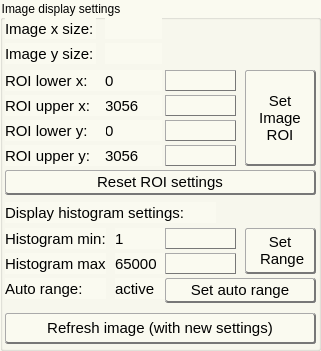
   <widget class="QGroupBox" name="groupBox_3">
    <property name="geometry">
     <rect>
      <x>10</x>
      <y>296</y>
      <width>321</width>
      <height>351</height>
     </rect>
    </property>
    <property name="styleSheet">
     <string notr="true">background-color: rgb(250, 250, 240);</string>
    </property>
    <property name="title">
     <string>Image display settings</string>
    </property>
    <widget class="QLabel" name="label_roiyhigh_2">
     <property name="geometry">
      <rect>
       <x>5</x>
       <y>145</y>
       <width>101</width>
       <height>21</height>
      </rect>
     </property>
     <property name="font">
      <font>
       <family>Arial</family>
       <pointsize>11</pointsize>
      </font>
     </property>
     <property name="text">
      <string>ROI upper y:</string>
     </property>
    </widget>
    <widget class="QLabel" name="label_imageroixhigh">
     <property name="geometry">
      <rect>
       <x>105</x>
       <y>95</y>
       <width>57</width>
       <height>21</height>
      </rect>
     </property>
     <property name="font">
      <font>
       <family>Arial</family>
       <pointsize>11</pointsize>
      </font>
     </property>
     <property name="text">
      <string>3056</string>
     </property>
    </widget>
    <widget class="QPushButton" name="but_ResetImageRoi">
     <property name="geometry">
      <rect>
       <x>5</x>
       <y>170</y>
       <width>311</width>
       <height>25</height>
      </rect>
     </property>
     <property name="font">
      <font>
       <family>Arial</family>
       <pointsize>11</pointsize>
      </font>
     </property>
     <property name="styleSheet">
      <string notr="true">border: solid;

border-bottom-color: #777777;
border-bottom-width: 2px;

border-right-color:#777777;
border-right-width: 2px;

border-top-color:#AAAAAA;
border-top-width: 1px;

border-left-color:#AAAAAA;
border-left-width: 1px;

border-radius: 3px;
padding: 1px;
 background: qlineargradient(x1: 0, y1: 0, x2: 0, y2: 1,
                                 stop: 0 #fafafa, stop: 0.4 #f4f4f4,
                                 stop: 0.5 #e7e7e7, stop: 1.0 #fafafa);</string>
     </property>
     <property name="text">
      <string>Reset ROI settings</string>
     </property>
    </widget>
    <widget class="QLabel" name="label_imageroiyhigh">
     <property name="geometry">
      <rect>
       <x>105</x>
       <y>145</y>
       <width>57</width>
       <height>21</height>
      </rect>
     </property>
     <property name="font">
      <font>
       <family>Arial</family>
       <pointsize>11</pointsize>
      </font>
     </property>
     <property name="text">
      <string>3056</string>
     </property>
    </widget>
    <widget class="QLabel" name="label_currentimageysize">
     <property name="geometry">
      <rect>
       <x>105</x>
       <y>43</y>
       <width>57</width>
       <height>21</height>
      </rect>
     </property>
     <property name="font">
      <font>
       <family>Arial</family>
       <pointsize>11</pointsize>
      </font>
     </property>
     <property name="text">
      <string/>
     </property>
    </widget>
    <widget class="QLineEdit" name="io_imageroiylow">
     <property name="geometry">
      <rect>
       <x>165</x>
       <y>120</y>
       <width>71</width>
       <height>21</height>
      </rect>
     </property>
     <property name="sizePolicy">
      <sizepolicy hsizetype="Fixed" vsizetype="Fixed">
       <horstretch>0</horstretch>
       <verstretch>0</verstretch>
      </sizepolicy>
     </property>
     <property name="font">
      <font>
       <family>Arial</family>
       <pointsize>11</pointsize>
      </font>
     </property>
     <property name="styleSheet">
      <string notr="true">border: solid;

border-bottom-color: #777777;
border-bottom-width: 1px;

border-right-color:#777777;
border-right-width: 1px;

border-top-color:#AAAAAA;
border-top-width: 1px;

border-left-color:#AAAAAA;
border-left-width: 1px;

 background: qlineargradient(x1: 0, y1: 0, x2: 0, y2: 1,
                                 stop: 0 #fafafa, stop: 0.4 #f4f4f4,
                                 stop: 0.5 #e7e7e7, stop: 1.0 #fafafa);</string>
     </property>
     <property name="text">
      <string/>
     </property>
    </widget>
    <widget class="QLabel" name="label_roixlow_2">
     <property name="geometry">
      <rect>
       <x>5</x>
       <y>70</y>
       <width>101</width>
       <height>21</height>
      </rect>
     </property>
     <property name="font">
      <font>
       <family>Arial</family>
       <pointsize>11</pointsize>
      </font>
     </property>
     <property name="text">
      <string>ROI lower x:</string>
     </property>
    </widget>
    <widget class="QLabel" name="label_imageysize_2">
     <property name="geometry">
      <rect>
       <x>5</x>
       <y>43</y>
       <width>91</width>
       <height>21</height>
      </rect>
     </property>
     <property name="font">
      <font>
       <family>Arial</family>
       <pointsize>11</pointsize>
      </font>
     </property>
     <property name="text">
      <string>Image y size:</string>
     </property>
    </widget>
    <widget class="QLineEdit" name="io_imageroixlow">
     <property name="geometry">
      <rect>
       <x>165</x>
       <y>70</y>
       <width>71</width>
       <height>21</height>
      </rect>
     </property>
     <property name="sizePolicy">
      <sizepolicy hsizetype="Fixed" vsizetype="Fixed">
       <horstretch>0</horstretch>
       <verstretch>0</verstretch>
      </sizepolicy>
     </property>
     <property name="font">
      <font>
       <family>Arial</family>
       <pointsize>11</pointsize>
      </font>
     </property>
     <property name="styleSheet">
      <string notr="true">border: solid;

border-bottom-color: #777777;
border-bottom-width: 1px;

border-right-color:#777777;
border-right-width: 1px;

border-top-color:#AAAAAA;
border-top-width: 1px;

border-left-color:#AAAAAA;
border-left-width: 1px;

 background: qlineargradient(x1: 0, y1: 0, x2: 0, y2: 1,
                                 stop: 0 #fafafa, stop: 0.4 #f4f4f4,
                                 stop: 0.5 #e7e7e7, stop: 1.0 #fafafa);</string>
     </property>
     <property name="text">
      <string/>
     </property>
    </widget>
    <widget class="QLabel" name="label_imageroiylow">
     <property name="geometry">
      <rect>
       <x>105</x>
       <y>120</y>
       <width>57</width>
       <height>21</height>
      </rect>
     </property>
     <property name="font">
      <font>
       <family>Arial</family>
       <pointsize>11</pointsize>
      </font>
     </property>
     <property name="text">
      <string>0</string>
     </property>
    </widget>
    <widget class="QLabel" name="label_roixhigh_2">
     <property name="geometry">
      <rect>
       <x>5</x>
       <y>95</y>
       <width>101</width>
       <height>21</height>
      </rect>
     </property>
     <property name="font">
      <font>
       <family>Arial</family>
       <pointsize>11</pointsize>
      </font>
     </property>
     <property name="text">
      <string>ROI upper x:</string>
     </property>
    </widget>
    <widget class="QLabel" name="label_imageroixlow">
     <property name="geometry">
      <rect>
       <x>105</x>
       <y>70</y>
       <width>57</width>
       <height>21</height>
      </rect>
     </property>
     <property name="font">
      <font>
       <family>Arial</family>
       <pointsize>11</pointsize>
      </font>
     </property>
     <property name="text">
      <string>0</string>
     </property>
    </widget>
    <widget class="QLabel" name="label_currentimagexsize">
     <property name="geometry">
      <rect>
       <x>105</x>
       <y>18</y>
       <width>57</width>
       <height>21</height>
      </rect>
     </property>
     <property name="font">
      <font>
       <family>Arial</family>
       <pointsize>11</pointsize>
      </font>
     </property>
     <property name="text">
      <string/>
     </property>
    </widget>
    <widget class="QLabel" name="label_imagexsize_2">
     <property name="geometry">
      <rect>
       <x>5</x>
       <y>18</y>
       <width>91</width>
       <height>21</height>
      </rect>
     </property>
     <property name="font">
      <font>
       <family>Arial</family>
       <pointsize>11</pointsize>
      </font>
     </property>
     <property name="text">
      <string>Image x size:</string>
     </property>
    </widget>
    <widget class="QPushButton" name="but_SetImageRoi">
     <property name="geometry">
      <rect>
       <x>245</x>
       <y>70</y>
       <width>71</width>
       <height>96</height>
      </rect>
     </property>
     <property name="font">
      <font>
       <family>Arial</family>
       <pointsize>11</pointsize>
      </font>
     </property>
     <property name="styleSheet">
      <string notr="true">border: solid;

border-bottom-color: #777777;
border-bottom-width: 2px;

border-right-color:#777777;
border-right-width: 2px;

border-top-color:#AAAAAA;
border-top-width: 1px;

border-left-color:#AAAAAA;
border-left-width: 1px;

border-radius: 3px;
padding: 1px;
 background: qlineargradient(x1: 0, y1: 0, x2: 0, y2: 1,
                                 stop: 0 #fafafa, stop: 0.4 #f4f4f4,
                                 stop: 0.5 #e7e7e7, stop: 1.0 #fafafa);</string>
     </property>
     <property name="text">
      <string>Set
Image
ROI</string>
     </property>
    </widget>
    <widget class="QLineEdit" name="io_imageroixhigh">
     <property name="geometry">
      <rect>
       <x>165</x>
       <y>95</y>
       <width>71</width>
       <height>21</height>
      </rect>
     </property>
     <property name="sizePolicy">
      <sizepolicy hsizetype="Fixed" vsizetype="Fixed">
       <horstretch>0</horstretch>
       <verstretch>0</verstretch>
      </sizepolicy>
     </property>
     <property name="font">
      <font>
       <family>Arial</family>
       <pointsize>11</pointsize>
      </font>
     </property>
     <property name="styleSheet">
      <string notr="true">border: solid;

border-bottom-color: #777777;
border-bottom-width: 1px;

border-right-color:#777777;
border-right-width: 1px;

border-top-color:#AAAAAA;
border-top-width: 1px;

border-left-color:#AAAAAA;
border-left-width: 1px;

 background: qlineargradient(x1: 0, y1: 0, x2: 0, y2: 1,
                                 stop: 0 #fafafa, stop: 0.4 #f4f4f4,
                                 stop: 0.5 #e7e7e7, stop: 1.0 #fafafa);</string>
     </property>
     <property name="text">
      <string/>
     </property>
    </widget>
    <widget class="QLineEdit" name="io_imageroiyhigh">
     <property name="geometry">
      <rect>
       <x>165</x>
       <y>145</y>
       <width>71</width>
       <height>21</height>
      </rect>
     </property>
     <property name="sizePolicy">
      <sizepolicy hsizetype="Fixed" vsizetype="Fixed">
       <horstretch>0</horstretch>
       <verstretch>0</verstretch>
      </sizepolicy>
     </property>
     <property name="font">
      <font>
       <family>Arial</family>
       <pointsize>11</pointsize>
      </font>
     </property>
     <property name="styleSheet">
      <string notr="true">border: solid;

border-bottom-color: #777777;
border-bottom-width: 1px;

border-right-color:#777777;
border-right-width: 1px;

border-top-color:#AAAAAA;
border-top-width: 1px;

border-left-color:#AAAAAA;
border-left-width: 1px;

 background: qlineargradient(x1: 0, y1: 0, x2: 0, y2: 1,
                                 stop: 0 #fafafa, stop: 0.4 #f4f4f4,
                                 stop: 0.5 #e7e7e7, stop: 1.0 #fafafa);</string>
     </property>
     <property name="text">
      <string/>
     </property>
    </widget>
    <widget class="QLabel" name="label_roiylow_2">
     <property name="geometry">
      <rect>
       <x>5</x>
       <y>120</y>
       <width>101</width>
       <height>21</height>
      </rect>
     </property>
     <property name="font">
      <font>
       <family>Arial</family>
       <pointsize>11</pointsize>
      </font>
     </property>
     <property name="text">
      <string>ROI lower y:</string>
     </property>
    </widget>
    <widget class="QLabel" name="label_currenthistautorange">
     <property name="geometry">
      <rect>
       <x>115</x>
       <y>278</y>
       <width>51</width>
       <height>21</height>
      </rect>
     </property>
     <property name="palette">
      <palette>
       <active>
        <colorrole role="Button">
         <brush brushstyle="SolidPattern">
          <color alpha="255">
           <red>250</red>
           <green>250</green>
           <blue>240</blue>
          </color>
         </brush>
        </colorrole>
        <colorrole role="Text">
         <brush brushstyle="SolidPattern">
          <color alpha="255">
           <red>255</red>
           <green>0</green>
           <blue>0</blue>
          </color>
         </brush>
        </colorrole>
        <colorrole role="Base">
         <brush brushstyle="SolidPattern">
          <color alpha="255">
           <red>250</red>
           <green>250</green>
           <blue>240</blue>
          </color>
         </brush>
        </colorrole>
        <colorrole role="Window">
         <brush brushstyle="SolidPattern">
          <color alpha="255">
           <red>250</red>
           <green>250</green>
           <blue>240</blue>
          </color>
         </brush>
        </colorrole>
       </active>
       <inactive>
        <colorrole role="Button">
         <brush brushstyle="SolidPattern">
          <color alpha="255">
           <red>250</red>
           <green>250</green>
           <blue>240</blue>
          </color>
         </brush>
        </colorrole>
        <colorrole role="Text">
         <brush brushstyle="SolidPattern">
          <color alpha="255">
           <red>255</red>
           <green>0</green>
           <blue>0</blue>
          </color>
         </brush>
        </colorrole>
        <colorrole role="Base">
         <brush brushstyle="SolidPattern">
          <color alpha="255">
           <red>250</red>
           <green>250</green>
           <blue>240</blue>
          </color>
         </brush>
        </colorrole>
        <colorrole role="Window">
         <brush brushstyle="SolidPattern">
          <color alpha="255">
           <red>250</red>
           <green>250</green>
           <blue>240</blue>
          </color>
         </brush>
        </colorrole>
       </inactive>
       <disabled>
        <colorrole role="Button">
         <brush brushstyle="SolidPattern">
          <color alpha="255">
           <red>250</red>
           <green>250</green>
           <blue>240</blue>
          </color>
         </brush>
        </colorrole>
        <colorrole role="Text">
         <brush brushstyle="SolidPattern">
          <color alpha="255">
           <red>120</red>
           <green>120</green>
           <blue>120</blue>
          </color>
         </brush>
        </colorrole>
        <colorrole role="Base">
         <brush brushstyle="SolidPattern">
          <color alpha="255">
           <red>250</red>
           <green>250</green>
           <blue>240</blue>
          </color>
         </brush>
        </colorrole>
        <colorrole role="Window">
         <brush brushstyle="SolidPattern">
          <color alpha="255">
           <red>250</red>
           <green>250</green>
           <blue>240</blue>
          </color>
         </brush>
        </colorrole>
       </disabled>
      </palette>
     </property>
     <property name="font">
      <font>
       <family>Arial</family>
       <pointsize>11</pointsize>
      </font>
     </property>
     <property name="styleSheet">
      <string notr="true"/>
     </property>
     <property name="text">
      <string>active</string>
     </property>
    </widget>
    <widget class="QPushButton" name="but_SetHist">
     <property name="geometry">
      <rect>
       <x>245</x>
       <y>228</y>
       <width>71</width>
       <height>46</height>
      </rect>
     </property>
     <property name="font">
      <font>
       <family>Arial</family>
       <pointsize>11</pointsize>
      </font>
     </property>
     <property name="styleSheet">
      <string notr="true">border: solid;

border-bottom-color: #777777;
border-bottom-width: 2px;

border-right-color:#777777;
border-right-width: 2px;

border-top-color:#AAAAAA;
border-top-width: 1px;

border-left-color:#AAAAAA;
border-left-width: 1px;

border-radius: 3px;
padding: 1px;
 background: qlineargradient(x1: 0, y1: 0, x2: 0, y2: 1,
                                 stop: 0 #fafafa, stop: 0.4 #f4f4f4,
                                 stop: 0.5 #e7e7e7, stop: 1.0 #fafafa);</string>
     </property>
     <property name="text">
      <string>Set
 Range</string>
     </property>
    </widget>
    <widget class="QLabel" name="label_histmin">
     <property name="geometry">
      <rect>
       <x>5</x>
       <y>228</y>
       <width>101</width>
       <height>21</height>
      </rect>
     </property>
     <property name="font">
      <font>
       <family>Arial</family>
       <pointsize>11</pointsize>
      </font>
     </property>
     <property name="text">
      <string>Histogram min:</string>
     </property>
    </widget>
    <widget class="QLabel" name="label_currenthistmin">
     <property name="geometry">
      <rect>
       <x>115</x>
       <y>228</y>
       <width>57</width>
       <height>21</height>
      </rect>
     </property>
     <property name="font">
      <font>
       <family>Arial</family>
       <pointsize>11</pointsize>
      </font>
     </property>
     <property name="text">
      <string>1</string>
     </property>
    </widget>
    <widget class="QLabel" name="label_histogramheader">
     <property name="geometry">
      <rect>
       <x>5</x>
       <y>202</y>
       <width>211</width>
       <height>21</height>
      </rect>
     </property>
     <property name="font">
      <font>
       <family>Arial</family>
       <pointsize>11</pointsize>
      </font>
     </property>
     <property name="text">
      <string>Display histogram settings:</string>
     </property>
    </widget>
    <widget class="QLineEdit" name="io_histmax">
     <property name="geometry">
      <rect>
       <x>165</x>
       <y>253</y>
       <width>71</width>
       <height>21</height>
      </rect>
     </property>
     <property name="sizePolicy">
      <sizepolicy hsizetype="Fixed" vsizetype="Fixed">
       <horstretch>0</horstretch>
       <verstretch>0</verstretch>
      </sizepolicy>
     </property>
     <property name="font">
      <font>
       <family>Arial</family>
       <pointsize>11</pointsize>
      </font>
     </property>
     <property name="styleSheet">
      <string notr="true">border: solid;

border-bottom-color: #777777;
border-bottom-width: 1px;

border-right-color:#777777;
border-right-width: 1px;

border-top-color:#AAAAAA;
border-top-width: 1px;

border-left-color:#AAAAAA;
border-left-width: 1px;

 background: qlineargradient(x1: 0, y1: 0, x2: 0, y2: 1,
                                 stop: 0 #fafafa, stop: 0.4 #f4f4f4,
                                 stop: 0.5 #e7e7e7, stop: 1.0 #fafafa);</string>
     </property>
     <property name="text">
      <string/>
     </property>
    </widget>
    <widget class="QPushButton" name="but_SetHistAutoRange">
     <property name="geometry">
      <rect>
       <x>165</x>
       <y>278</y>
       <width>151</width>
       <height>25</height>
      </rect>
     </property>
     <property name="font">
      <font>
       <family>Arial</family>
       <pointsize>11</pointsize>
      </font>
     </property>
     <property name="styleSheet">
      <string notr="true">border: solid;

border-bottom-color: #777777;
border-bottom-width: 2px;

border-right-color:#777777;
border-right-width: 2px;

border-top-color:#AAAAAA;
border-top-width: 1px;

border-left-color:#AAAAAA;
border-left-width: 1px;

border-radius: 3px;
padding: 1px;
 background: qlineargradient(x1: 0, y1: 0, x2: 0, y2: 1,
                                 stop: 0 #fafafa, stop: 0.4 #f4f4f4,
                                 stop: 0.5 #e7e7e7, stop: 1.0 #fafafa);</string>
     </property>
     <property name="text">
      <string>Set auto range</string>
     </property>
    </widget>
    <widget class="QLabel" name="label_currenthistmax">
     <property name="geometry">
      <rect>
       <x>115</x>
       <y>253</y>
       <width>50</width>
       <height>21</height>
      </rect>
     </property>
     <property name="font">
      <font>
       <family>Arial</family>
       <pointsize>11</pointsize>
      </font>
     </property>
     <property name="text">
      <string>65000</string>
     </property>
    </widget>
    <widget class="QLabel" name="label_histmax_2">
     <property name="geometry">
      <rect>
       <x>5</x>
       <y>278</y>
       <width>101</width>
       <height>21</height>
      </rect>
     </property>
     <property name="font">
      <font>
       <family>Arial</family>
       <pointsize>11</pointsize>
      </font>
     </property>
     <property name="text">
      <string>Auto range:</string>
     </property>
    </widget>
    <widget class="QLineEdit" name="io_histmin">
     <property name="geometry">
      <rect>
       <x>165</x>
       <y>228</y>
       <width>71</width>
       <height>21</height>
      </rect>
     </property>
     <property name="sizePolicy">
      <sizepolicy hsizetype="Fixed" vsizetype="Fixed">
       <horstretch>0</horstretch>
       <verstretch>0</verstretch>
      </sizepolicy>
     </property>
     <property name="font">
      <font>
       <family>Arial</family>
       <pointsize>11</pointsize>
      </font>
     </property>
     <property name="styleSheet">
      <string notr="true">border: solid;

border-bottom-color: #777777;
border-bottom-width: 1px;

border-right-color:#777777;
border-right-width: 1px;

border-top-color:#AAAAAA;
border-top-width: 1px;

border-left-color:#AAAAAA;
border-left-width: 1px;

 background: qlineargradient(x1: 0, y1: 0, x2: 0, y2: 1,
                                 stop: 0 #fafafa, stop: 0.4 #f4f4f4,
                                 stop: 0.5 #e7e7e7, stop: 1.0 #fafafa);</string>
     </property>
     <property name="text">
      <string/>
     </property>
    </widget>
    <widget class="QLabel" name="label_histmax">
     <property name="geometry">
      <rect>
       <x>5</x>
       <y>253</y>
       <width>101</width>
       <height>21</height>
      </rect>
     </property>
     <property name="font">
      <font>
       <family>Arial</family>
       <pointsize>11</pointsize>
      </font>
     </property>
     <property name="text">
      <string>Histogram max:</string>
     </property>
    </widget>
    <widget class="QPushButton" name="but_RefreshHist">
     <property name="geometry">
      <rect>
       <x>5</x>
       <y>313</y>
       <width>311</width>
       <height>31</height>
      </rect>
     </property>
     <property name="font">
      <font>
       <family>Arial</family>
       <pointsize>11</pointsize>
      </font>
     </property>
     <property name="styleSheet">
      <string notr="true">border: solid;

border-bottom-color: #777777;
border-bottom-width: 2px;

border-right-color:#777777;
border-right-width: 2px;

border-top-color:#AAAAAA;
border-top-width: 1px;

border-left-color:#AAAAAA;
border-left-width: 1px;

border-radius: 3px;
padding: 1px;
 background: qlineargradient(x1: 0, y1: 0, x2: 0, y2: 1,
                                 stop: 0 #fafafa, stop: 0.4 #f4f4f4,
                                 stop: 0.5 #e7e7e7, stop: 1.0 #fafafa);</string>
     </property>
     <property name="text">
      <string>Refresh image (with new settings)</string>
     </property>
    </widget>
   </widget>
